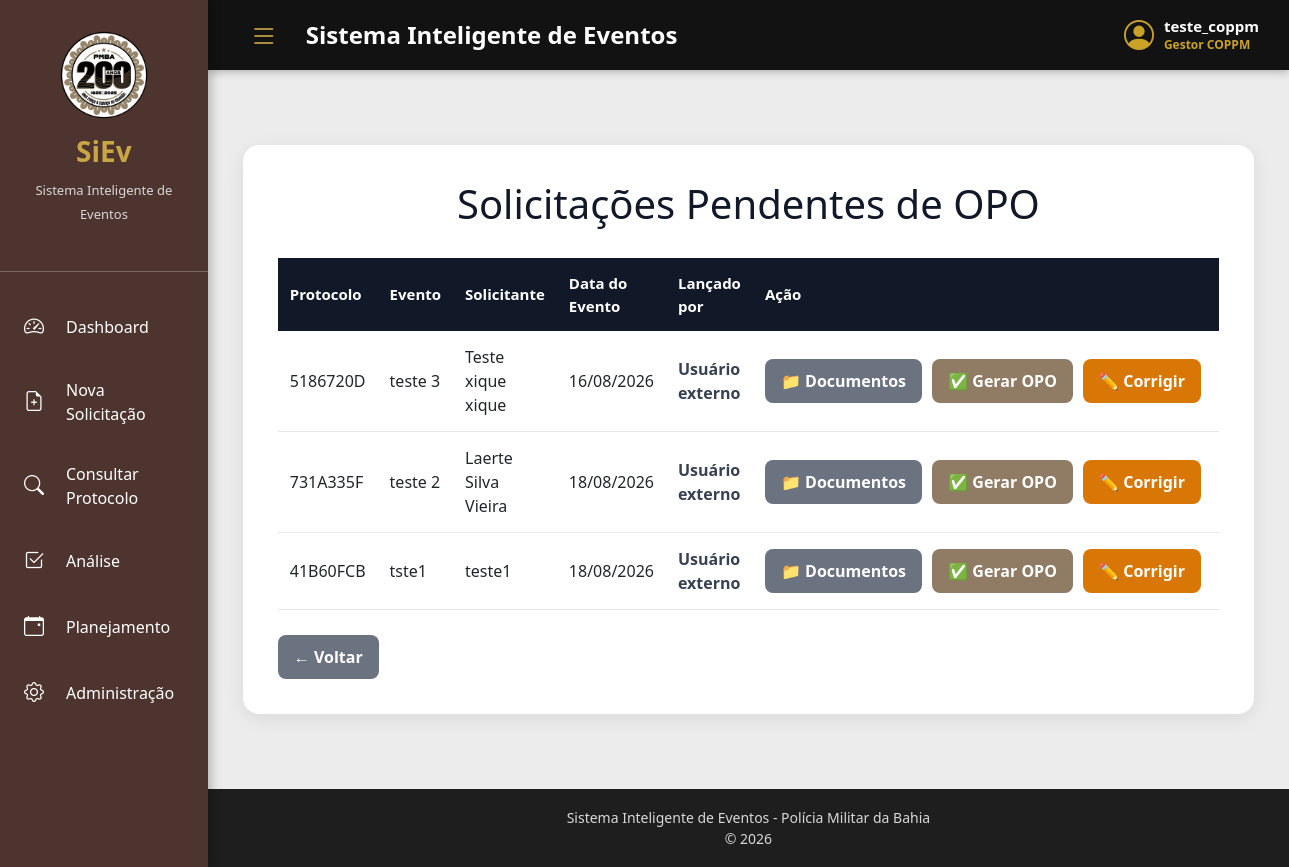
Screenshot of /aprovacoes/ (signed in) with the database file from the repository.
### apps/solicitacoes/models.py (models this page shows, shortened)
class PerfilUsuario(models.Model):
    PERFIS = [
        ("COPPM", "Gestor COPPM"),
        ("CPR", "Gestor CPR"),
        ("UNIDADE", "Gestor de Unidade"),
    ]
    usuario = models.OneToOneField(
        User,
        on_delete=models.CASCADE,
        related_name="perfil_siev"
    )
    perfil = models.CharField(
        max_length=20,
        choices=PERFIS
    )
    cpr = models.ForeignKey(
        CPR,
        on_delete=models.SET_NULL,
        null=True,
        blank=True,
        related_name="gestores_siev"
    )
    unidade = models.ForeignKey(
        Unidade,
        on_delete=models.SET_NULL,
        null=True,
        blank=True,
        related_name="gestores_siev"
    )
    ativo = models.BooleanField(
        default=True
    )
    criado_em = models.DateTimeField(
        auto_now_add=True
    )
    atualizado_em = models.DateTimeField(
        auto_now=True
    )
    class Meta:
        verbose_name = "Perfil de Usuário"
        verbose_name_plural = "Perfis de Usuários"

class Solicitacao(models.Model):
    STATUS = [
        ("RASCUNHO", "Rascunho"),
        ("ENVIADA", "Enviada"),
        ("EM_ANALISE", "Em análise"),
        ("PENDENTE", "Pendente"),
        ("CORRECAO", "Correção"),
        ("APROVADA", "Aprovada"),
        ("REJEITADA", "Rejeitada"),
        ("CONCLUIDA", "Concluída"),
    ]
    protocolo = models.CharField(
        max_length=20,
        unique=True,
        blank=True
    )
    usuario = models.ForeignKey(
        User,
        on_delete=models.SET_NULL,
        null=True,
        blank=True
    )
    unidade = models.ForeignKey(
        Unidade,
        on_delete=models.PROTECT,
        related_name="solicitacoes",
        null=True,
        blank=True
    )
    municipio = models.ForeignKey(
        Municipio,
        on_delete=models.PROTECT
    )
    bairro = models.ForeignKey(
        Bairro,
        on_delete=models.PROTECT,
        null=True,
        blank=True
    )
    tipo_evento = models.ForeignKey(
        TipoEvento,
        on_delete=models.PROTECT,
        null=True,
        blank=True
    )
    nome_evento = models.CharField(
        max_length=250
    )
    solicitante = models.CharField(
        max_length=200
    )
    cpf = models.CharField(
        max_length=14
    )
    email = models.EmailField()
    telefone = models.CharField(
        max_length=20
    )
    local = models.TextField()
    publico_estimado = models.IntegerField(
        null=True,
        blank=True
    )
    data_evento = models.DateField()
    hora_inicio = models.TimeField()
    hora_fim = models.TimeField()
    observacoes = models.TextField(
        blank=True
    )
    parecer_operacional = models.TextField(
        blank=True
    )
    aprovado_por = models.CharField(
        max_length=150,
        blank=True
    )
    data_aprovacao = models.DateTimeField(
        null=True,
        blank=True
    )
    status = models.CharField(
        max_length=20,
        choices=STATUS,
        default="RASCUNHO"
    )
    criado_em = models.DateTimeField(
        auto_now_add=True
    )
    atualizado_em = models.DateTimeField(
        auto_now=True
    )
    ORIGEM_CHOICES = [
        ("EXTERNA", "Externa"),
        ("MANUAL", "Manual"),
        ("TRANSFERIDA", "Transferida"),
    ]
    origem = models.CharField(
        max_length=20,
        choices=ORIGEM_CHOICES,
        default="EXTERNA"
    )

### apps/solicitacoes/views/administracao.py (the view)
@login_required
def aprovacoes(request):
    perfil = getattr(
        request.user,
        "perfil_siev",
        None
    )
    if request.user.is_superuser or request.user.is_staff:
        solicitacoes = Solicitacao.objects.all()
    elif not perfil:
        messages.error(
            request,
            "Usuário sem perfil institucional."
        )
        return redirect("login_gestao")
    elif not perfil.ativo:
        messages.error(
            request,
            "Seu perfil institucional está inativo."
        )
        return redirect("logout_gestao")
    elif perfil.perfil == "COPPM":
        solicitacoes = Solicitacao.objects.all()
    elif perfil.perfil == "CPR":
        solicitacoes = Solicitacao.objects.filter(
            unidade__cpr=perfil.cpr
        )
    elif perfil.perfil == "UNIDADE":
        solicitacoes = Solicitacao.objects.filter(
            unidade=perfil.unidade
        )
    else:
        messages.error(
            request,
            "Perfil institucional inválido."
        )
        return redirect("logout_gestao")
    solicitacoes = solicitacoes.select_related(
        "unidade",
        "municipio",
        "tipo_evento"
    ).order_by(
        "data_evento",
        "hora_inicio"
    )
    return render(
        request,
        "gestao/aprovacoes.html",
        {
            "solicitacoes": solicitacoes,
            "perfil": perfil,
        }
    )

### templates/gestao/aprovacoes.html (shortened to what this page needs)
{% extends 'base.html' %}
{% block content %}
<div class="card-aprovacoes">
    <h1>Solicitações Pendentes de OPO</h1>
    <div class="tabela-wrap">
        <table class="tabela-aprovacoes">
            <thead>
                <tr>
                    <th>Protocolo</th>
                    <th>Evento</th>
                    <th>Solicitante</th>
                    <th>Data do Evento</th>
                    <th>Lançado por</th>
                    <th>Ação</th>
                </tr>
            </thead>
            <tbody>
                {% for s in solicitacoes %}
                <tr>
                    <td>{{ s.protocolo }}</td>
                    <td>{{ s.nome_evento }}</td>
                    <td>{{ s.solicitante }}</td>
                    <td>{{ s.data_evento|date:"d/m/Y" }}</td>
                    <td class="lancado">
                        {% if s.usuario %}
                            {{ s.usuario.username }}
                        {% else %}
                            Usuário externo
                        {% endif %}
                    </td>
                    <td class="col-acoes">
                        <a href="{% url 'documentos_solicitacao' s.id %}" class="btn-doc">
                            📁 Documentos
                        </a>
                        <a href="{% url 'aprovar_solicitacao' s.id %}" class="btn-gerar">
                            ✅ Gerar OPO
                        </a>
                        <a href="{% url 'solicitar_correcao' s.id %}"
                           class="btn-doc"
                           style="background:#d97706;">
                            ✏️ Corrigir
                        </a>
                    </td>
                </tr>
                {% empty %}
                <tr>
                    <td colspan="6" class="vazio">
                        Nenhuma solicitação pendente encontrada.
                    </td>
                </tr>
                {% endfor %}
            </tbody>
        </table>
    </div>
    <a href="{% url 'painel_gestao' %}" class="btn-voltar">
        ← Voltar
    </a>
</div>
{% endblock %}

### templates/base.html (shortened to what this page needs)
{% load static %}
<!DOCTYPE html>
<html lang="pt-br">
<head>
    <link href="https://cdn.jsdelivr.net/npm/bootstrap@5.3.7/dist/css/bootstrap.min.css" rel="stylesheet">
    <link rel="stylesheet"
          href="https://cdn.jsdelivr.net/npm/bootstrap-icons@1.13.1/font/bootstrap-icons.min.css">
    <link rel="stylesheet" href="{% static 'css/siev.css' %}">
</head>
<body>
<div class="wrapper">
    <aside class="sidebar">
        <div class="logo-area">
            <img src="{% static 'logos/logo_pm_200.png' %}" class="logo">
            <h3>SiEv</h3>
            <span>Sistema Inteligente de Eventos</span>
        </div>
        <hr>
        <ul class="menu">
            <li>
                <a href="#">
                    <i class="bi bi-speedometer2"></i>
                    <span>Dashboard</span>
                </a>
            </li>
            <li>
                <a href="#">
                    <i class="bi bi-file-earmark-plus"></i>
                    <span>Nova Solicitação</span>
                </a>
            </li>
            <li>
                <a href="#">
                    <i class="bi bi-search"></i>
                    <span>Consultar Protocolo</span>
                </a>
            </li>
            <li>
                <a href="#">
                    <i class="bi bi-check2-square"></i>
                    <span>Análise</span>
                </a>
            </li>
            <li>
                <a href="#">
                    <i class="bi bi-calendar-event"></i>
                    <span>Planejamento</span>
                </a>
            </li>
            <li>
                <a href="#">
                    <i class="bi bi-gear"></i>
                    <span>Administração</span>
                </a>
            </li>
        </ul>
    </aside>
    <div class="main">
        <header class="topbar">
            <div class="d-flex align-items-center">
                <button id="toggleSidebar"
                        class="btn btn-menu me-3">
                    <i class="bi bi-list"></i>
                </button>
                <h2>
                    {% block titulo %}
                    Sistema Inteligente de Eventos
                    {% endblock %}
                </h2>
            </div>
            <div class="usuario">
                {% if user.is_authenticated %}
                    <i class="bi bi-person-circle"></i>
                    <div class="dados-usuario">
                        <span class="nome-usuario">
                            {% if user.get_full_name %}
                                {{ user.get_full_name }}
                            {% else %}
                                {{ user.username }}
                            {% endif %}
                        </span>
                        {% if user.is_superuser %}
                            <span class="perfil-usuario">
                                Desenvolvedor / Administrador
                            </span>
                        {% elif user.perfil_siev %}
                            <span class="perfil-usuario">
                                {{ user.perfil_siev.get_perfil_display }}
                            </span>
                        {% endif %}
                    </div>
                {% endif %}
            </div>
        </header>
        <section class="conteudo">
            {% block content %}
            {% endblock %}
        </section>
        <footer class="rodape">
            Sistema Inteligente de Eventos - Polícia Militar da Bahia
            <br>
            © {% now "Y" %}
        </footer>
    </div>
</div>
</body>
</html>

### static/css/siev.css (style rules this page uses)
:root { --preto:#121212; --preto2:#1E1E1E; --marrom:#4E342E; --marrom-hover:#5D4037; --dourado:#C8A646; --dourado-hover:#B38F2F; --prata:#ECECEC; --cinza:#BDBDBD; --branco:#FFFFFF; --sucesso:#2E7D32; --alerta:#F57C00; --erro:#C62828; }
* { margin:0; padding:0; box-sizing:border-box; }
body { background:var(--prata); font-family:"Segoe UI",Tahoma,Geneva,Verdana,sans-serif; overflow-x:hidden; }
.wrapper { display:flex; min-height:100vh; }
.main { flex:1; display:flex; flex-direction:column; }
.sidebar { width:280px; background:var(--marrom); color:white; transition:.3s; box-shadow:3px 0 10px rgba(0,0,0,.25); z-index:1000; }
.logo-area { text-align:center; padding:30px 20px; }
.logo { width:90px; margin-bottom:15px; }
.logo-area h3 { color:var(--dourado); font-weight:bold; }
.logo-area span { color:#d8d8d8; font-size:13px; }
.menu { list-style:none; padding:10px; }
.menu li { margin-bottom:8px; }
.menu a { color:white; text-decoration:none; display:flex; align-items:center; gap:14px; padding:14px; border-radius:10px; transition:.25s; }
.menu i { font-size:20px; min-width:28px; }
.topbar { background:var(--preto); color:white; height:70px; display:flex; justify-content:space-between; align-items:center; padding:0 30px; box-shadow:0 2px 8px rgba(0,0,0,.25); }
.topbar h2 { font-size:24px; font-weight:600; margin:0; }
.usuario { display:flex; align-items:center; gap:10px; font-size:18px; }
.usuario i { color:var(--dourado); font-size:28px; }
.conteudo { flex:1; padding:35px; }
.rodape { background:var(--preto2); color:#d8d8d8; text-align:center; padding:18px; font-size:14px; }
.usuario { display: flex; align-items: center; gap: 8px; color: #C9A227; font-size: 15px; font-weight: 600; }
.usuario i { font-size: 30px; }
.nome-usuario { color: #ffffff; white-space: nowrap; }
.usuario { display: flex; align-items: center; gap: 10px; color: #ffffff; }
.usuario > i { font-size: 30px; color: #C9A227; }
.dados-usuario { display: flex; flex-direction: column; align-items: flex-start; line-height: 1.2; }
.nome-usuario { color: #ffffff; font-size: 15px; font-weight: 600; }
.perfil-usuario { color: #C9A227; font-size: 12px; margin-top: 3px; }
.btn-menu { background:transparent; color:var(--dourado); border:none; font-size:28px; }
.sidebar { transition:.35s; }
.main { transition:.35s; }

### templates/gestao/aprovacoes.html (style rules this page uses)
.card-aprovacoes { background:#fff; max-width:1100px; margin:40px auto; padding:35px; border-radius:16px; box-shadow:0 5px 20px rgba(0,0,0,.08); }
.card-aprovacoes h1 { text-align:center; margin-bottom:30px; color:#111827; }
.tabela-wrap { width:100%; overflow-x:auto; }
.tabela-aprovacoes { width:100%; border-collapse:collapse; }
.tabela-aprovacoes th { background:#111827; color:#fff; padding:14px 12px; text-align:left; font-size:15px; }
.tabela-aprovacoes td { padding:14px 12px; border-bottom:1px solid #e5e7eb; vertical-align:middle; }
.col-acoes { white-space:nowrap; }
.btn-doc, .btn-gerar, .btn-voltar { display:inline-block; padding:10px 16px; border-radius:8px; color:#fff; text-decoration:none; font-weight:bold; margin-right:6px; }
.btn-doc { background:#6b7280; }
.btn-gerar { background:#907C64; }
.btn-voltar { background:#6b7280; margin-top:25px; }
.lancado { font-weight:bold; color:#374151; }

### rows the page displays
Solicitacao: protocolo "5186720D", nome_evento "teste 3", solicitante "Teste xique xique", data_evento "16/08/2026", shows "Usuário externo"
Solicitacao: protocolo "731A335F", nome_evento "teste 2", solicitante "Laerte Silva Vieira", data_evento "18/08/2026", shows "Usuário externo"
Solicitacao: protocolo "41B60FCB", nome_evento "tste1", solicitante "teste1", data_evento "18/08/2026", shows "Usuário externo"

### other values shown
{{ user.username }} "teste_coppm"
{{ user.perfil_siev.get_perfil_display }} "Gestor COPPM"
